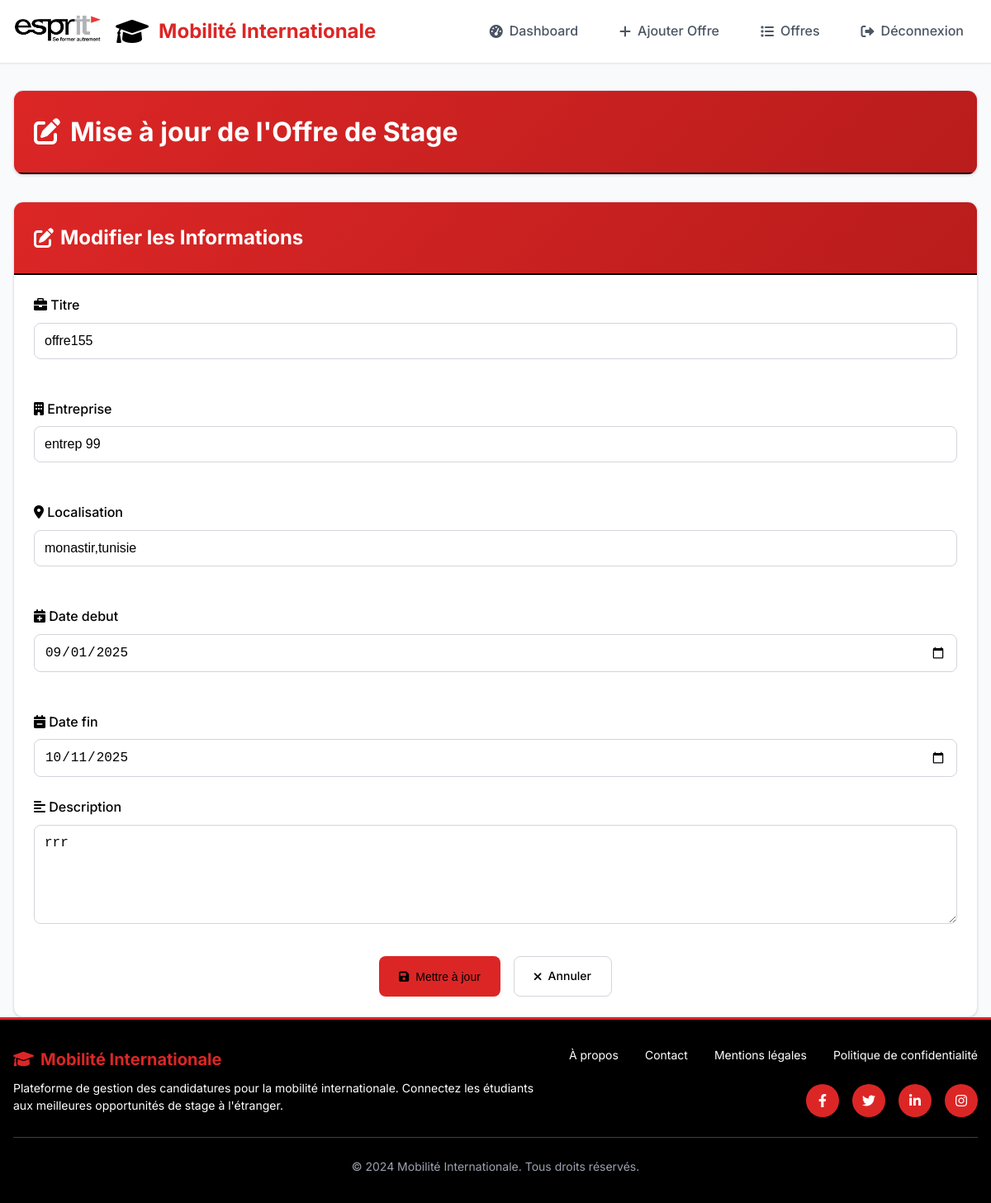
The page /offres/update/10/ (signed in) on the database its author committed.
### condidatures/models.py (models this page shows, shortened)
class OffreStage(models.Model):
    titre = models.CharField(max_length=200)
    description = models.TextField()
    entreprise = models.CharField(max_length=150)
    localisation = models.CharField(max_length=150)
    date_debut = models.DateField()
    date_fin = models.DateField()
    date_publication = models.DateTimeField(auto_now_add=True)

### condidatures/views.py (the view)
# urls.py: path('offres/update/<int:id>/', views.update_offre_stage, name='update_offre'),
def update_offre_stage(request, id):
    if not request.user.is_authenticated or not request.user.is_superuser:
        return redirect('admin_login')
    offre = get_object_or_404(OffreStage, id=id)
    if request.method == 'POST':
        form = OffreStageForm(request.POST, instance=offre)
        if form.is_valid():
            form.save()
            messages.success(request, "Offre mise à jour avec succès.")
            return redirect('liste_offres')
        else:
            messages.error(request, "Veuillez corriger les erreurs.")
    else:
        form = OffreStageForm(instance=offre)  # pré-rempli avec anciennes données
    return render(request, 'condidatures/update_offre.html', {'form': form})

### condidatures/views.py
class OffreStageForm(forms.ModelForm):
    class Meta:
        model = OffreStage
        fields = ['titre', 'description', 'entreprise', 'localisation', 'date_debut', 'date_fin']
        widgets = {
            'titre': forms.TextInput(attrs={'placeholder': 'Ex: Stage en développement web', 'class': 'form-control'}),
            'description': forms.Textarea(attrs={'rows': 4, 'placeholder': 'Décrivez les missions et objectifs...', 'class': 'form-control'}),
            'entreprise': forms.TextInput(attrs={'placeholder': 'Nom de l\'entreprise', 'class': 'form-control'}),
            'localisation': forms.TextInput(attrs={'placeholder': 'Ville, Pays', 'class': 'form-control'}),
            'date_debut': forms.DateInput(attrs={'type': 'date', 'class': 'form-control'}),
            'date_fin': forms.DateInput(attrs={'type': 'date', 'class': 'form-control'}),
        }

### condidatures/templatetags/form_filters.py (called while the page is built)
@register.filter
def add_class(field, css_class):
    return field.as_widget(attrs={'class': css_class})

### condidatures/templates/condidatures/update_offre.html (shortened to what this page needs)
{% extends 'condidatures/base.html' %}
{% load form_filters %}
{% block content %}
<div class="container mt-8">
    <div class="card mb-8">
        <div class="card-header">
            <h1 style="margin: 0; display: flex; align-items: center; gap: 0.75rem;">
                <i class="fas fa-edit" style="color: var(--warning-color);"></i>
                Mise à jour de l'Offre de Stage
            </h1>
        </div>
    </div>
    <div class="card">
        <div class="card-header">
            <h2 style="margin: 0; display: flex; align-items: center; gap: 0.5rem;">
                <i class="fas fa-edit" style="color: var(--primary-color);"></i>
                Modifier les Informations
            </h2>
        </div>
        <div class="card-body">
            <form method="post">
                <div class="grid grid-cols-1 md:grid-cols-2 gap-6">
                    <div class="form-group">
                        <label for="{{ form.titre.id_for_label }}" class="form-label">
                            <i class="fas fa-briefcase"></i>
                            {{ form.titre.label }}
                        </label>
                        {{ form.titre|add_class:"form-input" }}
                    </div>
                    <div class="form-group">
                        <label for="{{ form.entreprise.id_for_label }}" class="form-label">
                            <i class="fas fa-building"></i>
                            {{ form.entreprise.label }}
                        </label>
                        {{ form.entreprise|add_class:"form-input" }}
                    </div>
                    <div class="form-group">
                        <label for="{{ form.localisation.id_for_label }}" class="form-label">
                            <i class="fas fa-map-marker-alt"></i>
                            {{ form.localisation.label }}
                        </label>
                        {{ form.localisation|add_class:"form-input" }}
                    </div>
                    <div class="form-group">
                        <label for="{{ form.date_debut.id_for_label }}" class="form-label">
                            <i class="fas fa-calendar-plus"></i>
                            {{ form.date_debut.label }}
                        </label>
                        {{ form.date_debut|add_class:"form-input" }}
                    </div>
                    <div class="form-group">
                        <label for="{{ form.date_fin.id_for_label }}" class="form-label">
                            <i class="fas fa-calendar-minus"></i>
                            {{ form.date_fin.label }}
                        </label>
                        {{ form.date_fin|add_class:"form-input" }}
                    </div>
                </div>
                <div class="form-group">
                    <label for="{{ form.description.id_for_label }}" class="form-label">
                        <i class="fas fa-align-left"></i>
                        {{ form.description.label }}
                    </label>
                    {{ form.description|add_class:"form-input form-textarea" }}
                </div>
                <div class="text-center mt-8">
                    <div style="display: flex; gap: 1rem; justify-content: center; flex-wrap: wrap;">
                        <button type="submit" class="btn btn-warning">
                            <i class="fas fa-save"></i>
                            Mettre à jour
                        </button>
                        <a href="{% url 'liste_offres' %}" class="btn btn-outline">
                            <i class="fas fa-times"></i>
                            Annuler
                        </a>
                    </div>
                </div>
            </form>
        </div>
    </div>
</div>
{% endblock %}

### static/css/custom.css (style rules this page uses)
:root { --primary-color: #dc2626; --primary-dark: #b91c1c; --primary-light: #fca5a5; --secondary-color: #6b7280; --success-color: #dc2626; --warning-color: #dc2626; --danger-color: #dc2626; --light-bg: #ffffff; --white: #ffffff; --black: #000000; --dark-bg: #1a1a1a; --card-bg: #ffffff; --text-primary: #000000; --text-secondary: #6b7280; --border-color: #e5e7eb; --hover-bg: #fef2f2; }
.card { animation: fadeInUp 0.6s ease-out; }
.btn { position: relative; overflow: hidden; transition: all 0.3s ease; }
.btn::before { content: ''; position: absolute; top: 0; left: -100%; width: 100%; height: 100%; background: linear-gradient(90deg, transparent, rgba(255,255,255,0.2), transparent); transition: left 0.5s; }
.btn-warning { background: var(--primary-color); color: var(--white); border: 2px solid var(--black); }
.btn-outline { background: var(--white); color: var(--black); border: 2px solid var(--black); }
.card { background: var(--card-bg); border: 1px solid var(--border-color); box-shadow: 0 2px 4px rgba(0, 0, 0, 0.1); }
.card-header { background: linear-gradient(135deg, #dc2626, #b91c1c) !important; color: #ffffff !important; border-bottom: 2px solid #000000 !important; }
.card-header h1, .card-header h2, .card-header h3, .card-header h4, .card-header h5, .card-header h6 { color: #ffffff !important; }
.card-header i { color: #ffffff !important; }
.card-header * { color: #ffffff !important; }
body { color: var(--black); }
.card { color: var(--black); }
.card-body { color: var(--black); }
.card-body * { color: inherit; }
.card-body span, .card-body div, .card-body strong { color: inherit; }
.card-body:not(footer .card-body), .card-body:not(footer .card-body) *, .card-body:not(footer .card-body) h1, .card-body:not(footer .card-body) h2, .card-body:not(footer .card-body) h3, .card-body:not(footer .card-body) h4, .card-body:not(footer .card-body) h5, .card-body:not(footer .card-body) h6, .card-body:not(footer .card-body) p, .card-body:not(footer .card-body) span, .card-body:not(footer .card-body) div, .card-body:not(footer .card-body) strong, .card-body:not(footer .card-body) em { color: var(--black) !important; }

### rows shown on the page
OffreStage: titre "offre155", entreprise "entrep 99", localisation "monastir,tunisie", date_debut "09/01/2025", date_fin "10/11/2025", description "rrr"
